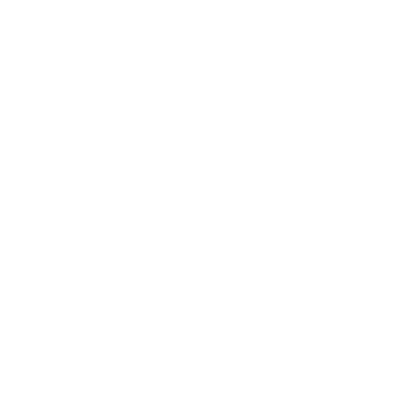
Frame 1 (no input)
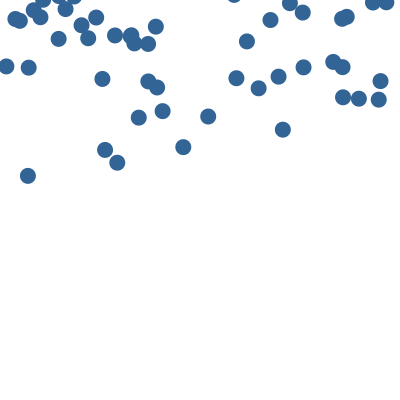
Frame 60 (the mouse pressed at the canvas centre just before this capture)
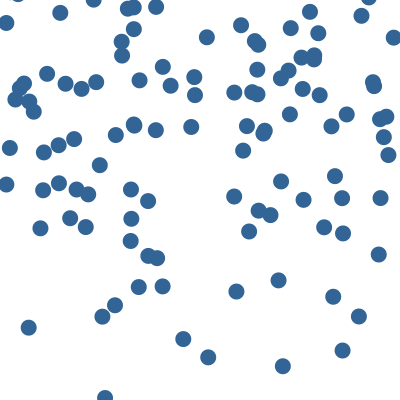
Frame 120 (the mouse held since frame 60 and released just before this capture)

The Processing sketch that drew these frames (run headless with seeded random() and noise(); from frame 60 on, the mouse is pressed at the canvas centre):

// Processing sketch: exemple_18_08_mille_gouttes
// ── exemple_18_08_mille_gouttes.pde
Goutte[] gouttes = new Goutte[1000];
int totalGouttes = 0;

void setup() {
  size(400, 400);
  background(0);
}

void draw() {
  background(255);

  gouttes[totalGouttes] = new Goutte();
  totalGouttes++;
  if (totalGouttes >= gouttes.length) {
    totalGouttes = 0;
  }

  for (int i = 0; i < totalGouttes; i++) {
    gouttes[i].dessiner();
    gouttes[i].bouger();
  }
}
// ── Goutte.pde
class Goutte {
  float x, y;     // Position
  float v;        // Vitesse
  color c;        // Couleur
  float r;        // Rayon

  Goutte() {
    r = 8;      // Nos gouttes ont toutes la même taille pour l'instant.
    x = random(width);
    y = -4 * r; // on commence légèrement au dessus du haut de l'écran.
    v = random(1, 5);
    c = color(50, 100, 150);
  }

  void bouger() {
    y += v;
  }

  boolean enBas() {
    return(y > height + 4 * r);
  }

  void dessiner() {
    fill(c);
    noStroke();
    ellipse(x, y, 2 * r, 2 * r);
  }
}
